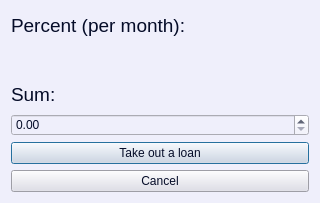
<?xml version="1.0" encoding="UTF-8"?>
<ui version="4.0">
 <class>Credit</class>
 <widget class="QDialog" name="Credit">
  <property name="geometry">
   <rect>
    <x>0</x>
    <y>0</y>
    <width>320</width>
    <height>203</height>
   </rect>
  </property>
  <property name="minimumSize">
   <size>
    <width>320</width>
    <height>203</height>
   </size>
  </property>
  <property name="maximumSize">
   <size>
    <width>320</width>
    <height>203</height>
   </size>
  </property>
  <property name="windowTitle">
   <string>Dialog</string>
  </property>
  <property name="styleSheet">
   <string notr="true">background-color: rgb(239, 239, 251);</string>
  </property>
  <layout class="QVBoxLayout" name="verticalLayout">
   <item>
    <widget class="QLabel" name="Percent">
     <property name="font">
      <font>
       <family>Arial</family>
       <pointsize>14</pointsize>
       <weight>50</weight>
       <italic>false</italic>
       <bold>false</bold>
      </font>
     </property>
     <property name="styleSheet">
      <string notr="true">font: 14pt &quot;Arial&quot;;
color: rgb(5, 12, 40);</string>
     </property>
     <property name="text">
      <string>Percent (per month):</string>
     </property>
    </widget>
   </item>
   <item>
    <widget class="QLabel" name="percent">
     <property name="font">
      <font>
       <family>Arial</family>
       <pointsize>14</pointsize>
       <weight>50</weight>
       <italic>false</italic>
       <bold>false</bold>
      </font>
     </property>
     <property name="styleSheet">
      <string notr="true">font: 14pt &quot;Arial&quot;;
color: rgb(5, 12, 40);</string>
     </property>
     <property name="text">
      <string/>
     </property>
    </widget>
   </item>
   <item>
    <widget class="QLabel" name="Sum">
     <property name="font">
      <font>
       <family>Arial</family>
       <pointsize>14</pointsize>
       <weight>50</weight>
       <italic>false</italic>
       <bold>false</bold>
      </font>
     </property>
     <property name="styleSheet">
      <string notr="true">font: 14pt &quot;Arial&quot;;
color: rgb(5, 12, 40);</string>
     </property>
     <property name="text">
      <string>Sum:</string>
     </property>
    </widget>
   </item>
   <item>
    <widget class="QDoubleSpinBox" name="sum">
     <property name="styleSheet">
      <string notr="true">font: 14pt &quot;Arial&quot;;
color: rgb(5, 12, 40);</string>
     </property>
     <property name="maximum">
      <double>50000.000000000000000</double>
     </property>
     <property name="singleStep">
      <double>50.000000000000000</double>
     </property>
    </widget>
   </item>
   <item>
    <widget class="QPushButton" name="getCredit">
     <property name="autoFillBackground">
      <bool>false</bool>
     </property>
     <property name="styleSheet">
      <string notr="true">font: 14pt &quot;Arial&quot;;
background-color: rgb(221, 221, 232);
color: rgb(5, 12, 40);</string>
     </property>
     <property name="text">
      <string>Take out a loan</string>
     </property>
    </widget>
   </item>
   <item>
    <widget class="QPushButton" name="cancel">
     <property name="autoFillBackground">
      <bool>false</bool>
     </property>
     <property name="styleSheet">
      <string notr="true">font: 14pt &quot;Arial&quot;;
background-color: rgb(221, 221, 232);
color: rgb(5, 12, 40);</string>
     </property>
     <property name="text">
      <string>Cancel</string>
     </property>
    </widget>
   </item>
  </layout>
 </widget>
 <resources/>
 <connections/>
</ui>
